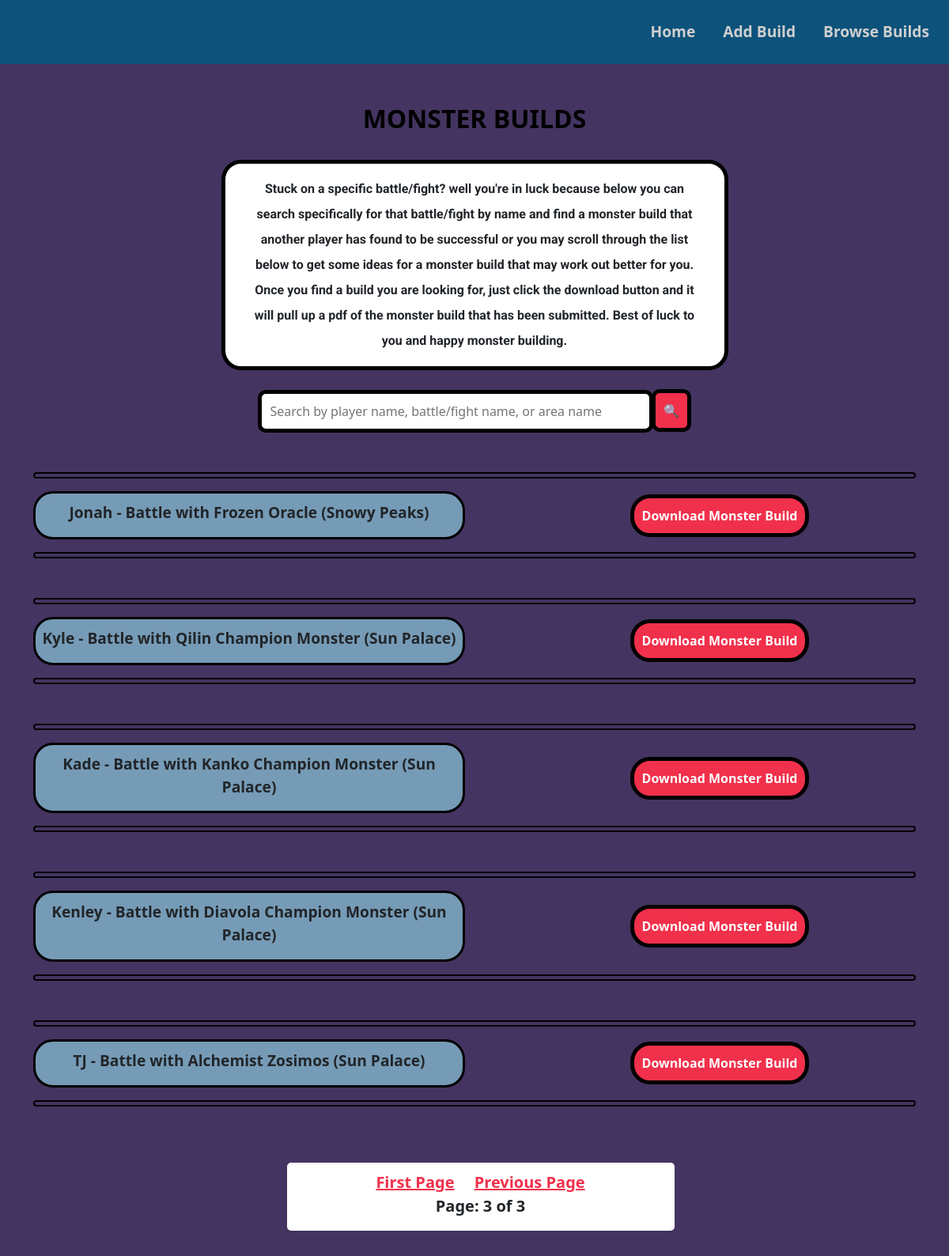
/build-list/?page=3, run on the app's committed database.
### project/models.py (models this page shows, shortened)
class Build(models.Model):
    battle_name = models.CharField(max_length=100)
    monster_build = models.CharField(max_length=100)
    skill_1 = models.TextField(max_length=1000)
    equip_1 = models.CharField(max_length=200)
    skill_2 = models.TextField(max_length=1000)
    equip_2 = models.CharField(max_length=200)
    skill_3 = models.TextField(max_length=1000)
    equip_3 = models.CharField(max_length=200)
    strategy = models.TextField(max_length=5000)

### project/views.py (the view)
# urls.py: path('build-list/', views.build_list, name="build_list"),
def build_list(request):
    builds = Build.objects.all()
    fight_name = request.GET.get('fight_name')
    if fight_name != '' and fight_name is not None:
        builds = builds.filter(battle_name__icontains=fight_name)
    paginator = Paginator(builds, 5)
    page = request.GET.get('page')
    builds = paginator.get_page(page)
    return render(request, 'project/build_list.html', {'builds': builds})

### project/templates/project/build_list.html (shortened to what this page needs)
{% extends 'project/base.html' %}
{% block body %}
<div class="container">
    <div class="row align-items-center justify-content-md-center">
        <div class="col-md-12 text-center">
            <h2 class="builds-list-header">MONSTER BUILDS</h2>
        </div>
    </div>
    <div class="row align-items-center justify-content-md-center">
        <div class="col-md-7 text-center">
            <div class="card builds-list-card-intro">
                <div class="card-body">
                    <p class="card-text builds-list-card-intro-text">
                        Stuck on a specific battle/fight? well you're in luck because below
                        you can search specifically for that battle/fight by name and find
                        a monster build that another player has found to be successful or
                        you may scroll through the list below to get some ideas for a
                        monster build that may work out better for you. Once you find
                        a build you are looking for, just click the download button and
                        it will pull up a pdf of the monster build that has been submitted.
                        Best of luck to you and happy monster building.
                    </p>
                </div>
            </div>
        </div>
    </div>
    <div class="container">
        <div class="row">
            <div class="col-md-12 d-flex justify-content-md-center">
                <form action="" method="GET">
                    <input class="search-build" type="search" placeholder="Search by player name, battle/fight name, or area name" name="fight_name">
                    <button class="btn btn-danger search-btn" type="submit">&#128269</button>
                </form>
            </div>
        </div>
    </div>
    {% for build in builds %}
        <hr class="builds-list-horizontal-line">
        <div class="row align-items-center justify-content-md-center battle-card">
            <div class="col-md-6 text-center">
                <div class="card build-list-card">
                    <p class="battle">{{ build.battle_name }}</p>
                </div>
            </div>
            <div class="col-md-6 text-center">
                <a href="/{{build.id}}" class="btn btn-danger download-btn text-white">Download Monster Build</a>
            </div>
        </div>
        <hr>
    {% endfor %}
    <div class="container page-container">
        <div class="row page-number text-center">
            <div class="col-md-12">
                {% if builds.has_previous %}
                <a href="?page=1" class="page-first">First Page</a>
                <a href="?page={{ builds.previous_page_number }}" class="page-previous">Previous Page</a>
                {% endif %}
                <div class="row">
                    <p class="page">Page: <span>{{ builds.number }} of {{ builds.paginator.num_pages }}</span></p>
                </div>
            </div>
        </div>
    </div>
</div>
{% endblock %}

### project/static/project/style.css (style rules this page uses)
body { background-color: #443461 !important; }
.card { border: solid black !important; border-radius: 25px !important; }
.global-bg { background-image: url("https://cdn.cloudflare.steamstatic.com/steamcommunity/public/images/items/814370/1f01e9c455dab0df30384d2b727de27b4f7c460b.jpg") !important; background-size: cover; background-repeat: no-repeat; }
.builds-list-horizontal-line { margin-top: 50px; }
.builds-list-header { color: black; font-weight: bolder; margin-top: 50px; }
.builds-list-card-intro { border: 5px solid black !important; font-family: 'Roboto', serif !important; margin-top: 25px; }
.builds-list-card-intro-text { font-weight: bolder; line-height: 2em !important; padding: 0px 10px 0px 10px; }
.build-list-card { background-color: #769bb6 !important; padding: 10px 0px 0px 0px!important; }
.download-btn { background-color: #f1304b !important; border: 5px solid black !important; border-radius: 25px !important; color: white !important; font-weight: bolder !important; margin-left: 50px; padding: 10px !important; }
hr { height: 8px; background-color: #443461; border: 2px solid black !important; border-radius: 25px; opacity: 1 !important; }
p.battle { font-size: larger; font-weight: bolder !important; }
.page-container { display: flex; justify-content: center; }
.page-first { color: #f1304b !important; font-size: 20px; font-weight: bolder; margin-left: 20px; margin-right: 20px; text-decoration: none; }
.page-number a { color: #f1304b !important; font-size: 20px !important; font-weight: bolder !important; margin-right: 20px !important; text-decoration: underline !important; }
.page-number { background-color: white; border: 5px solid #443461 !important; border-radius: 10px !important; font-size: 20px !important; font-weight: bolder !important; margin-bottom: 100px !important; margin-left: 3px !important; margin-top: 50px !important; padding-top: 10px !important; width: 500px !important; }
p.page { font-size: 20px !important; font-weight: bolder !important; margin-right: 10px; }
.search-build { border: 5px solid black !important; border-radius: 10px !important; margin-top: 25px; padding: 10px !important; width: 500px; }
.search-btn { background-color: #f1304b !important; border: 5px solid black !important; border-radius: 10px !important; color: white !important; font-weight: bolder !important; margin-top: -5px; margin-left: -7px; padding: 10px !important; }

### data on the page
Build: battle_name "Jonah - Battle with Frozen Oracle (Snowy Peaks)"
Build: battle_name "Kyle - Battle with Qilin Champion Monster (Sun Palace)"
Build: battle_name "Kade - Battle with Kanko Champion Monster (Sun Palace)"
Build: battle_name "Kenley - Battle with Diavola Champion Monster (Sun Palace)"
Build: battle_name "TJ - Battle with Alchemist Zosimos (Sun Palace)"

### other printed values
{{ builds.number }} "3"
{{ builds.paginator.num_pages }} "3"
